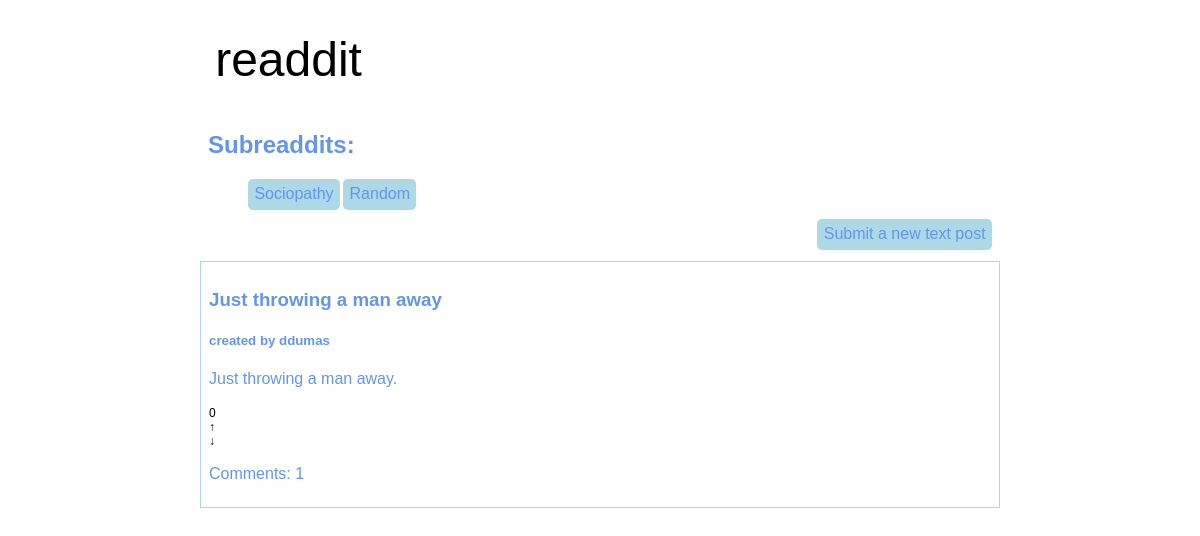
The page /r/Random/ on the database its author committed.
### tables this page shows
CREATE TABLE posts (
    poid INTEGER PRIMARY KEY,
    title TEXT NOT NULL,
    description TEXT NOT NULL,
    user TEXT NOT NULL,
    created_ts REAL NOT NULL,
    votes REAL,
    subreaddit TEXT NOT NULL
);

### old_readdit.py (the view)
@app.route("/r/<subreaddit>/")
def show_subreaddit(subreaddit):
    con = sqlite3.connect(DB_FILE) #connects to the databse
    res = con.execute( #gets data about all posts that are under specified subreaddit
        """
        SELECT poid, title, description, user, created_ts, votes, subreaddit
        FROM posts
        WHERE subreaddit = ?
        ORDER BY votes DESC;
        """,
        (subreaddit,),
    )
    res_subreaddit = con.execute( #gets data about all subreaddits by descreasing order by votes
        """
        SELECT subreaddit
        FROM posts
        ORDER BY votes DESC;
        """
    )
    posts_data = []
    subreaddit_data = []
    for row in res: # for each row in the result, takes information and assigns each column to a key in a dictionary
        res_COM = con.execute(
        '''
        SELECT COUNT(*) FROM comments where poid =?;
        ''',
        (row[0],),
    )
        d = {
            'poid': row[0],
            'title': row[1],
            'description': row[2],
            'user': row[3],
            'created_ts': row[4],
            'votes': int(row[5]),
            'comments': res_COM.fetchone()[0]
        }
        posts_data.append(d)
    for row in res_subreaddit:
        subreaddit_data.append(row[0]) #adds subreaddit data to the lsit subreaddit_data
    con.close()
    return flask.render_template(
        'old_readdit.html',
        posts_data = posts_data,
        subreaddit_data = set(subreaddit_data) #converts list to a set so that it doesn't relist any subreaddits
    )

### templates/old_readdit.html (shortened to what this page needs)
<!doctype html>
<html>
<head>
    <link rel="stylesheet" href = '/static/old_readdit.css'>
</head>
<body>
    <div class="logo-header">
        <h1><a href='/'>readdit</a></h1>
    </div>
    <div class = "subreaddit-bar">
        <h2>Subreaddits:</h2>
        <ul>
            {% for subreaddit in subreaddit_data %}
            <li class = 'subreaddit-btn'><a href="/r/{{ subreaddit }}/">{{ subreaddit }}</a></li>
            {% endfor %}
        </ul>
    </div>
    <div class="submit-post">
        <ul>
            <li class="btn submit"><a href="/newpost/">Submit a new text post</a></li>
        </ul>
    </div>
    <br>
    <div class="post-list">
        {% for post in posts_data %}
        <div class="post">
            <h3 class="post-title"><a href='/post/{{ post["poid"] }}/'>{{post['title']}}</a></h3>
            <h5 class="post-metadata">created by {{post['user']}}</h5>
            <p class="post-description">{{post['description']}}</p>
            <ul>
                <li class ="vote">{{post["votes"]}}</li>
                <li class="btn vote"><a href="/post/{{ post["poid"] }}/upvote/">↑</a></li>
                <li class="btn vote"><a href="/post/{{ post["poid"] }}/downvote/">↓</a></li>
            </ul>
            <p class="post-comments">Comments: {{post['comments']}}</p>
        </div>
        {% endfor %}
    </div>
</body>
</html>

### static/old_readdit.css (style rules this page uses)
body { font-family: "Helvetica", sans-serif; max-width: 50rem; padding: 1em; margin: auto; background: white; color: cornflowerblue; }
body>div { padding: 0.5em; margin-top: 0.5em; margin-bottom: 0.5em; }
div.logo-header { text-align: left; overflow: auto; background: none; color: black; }
div.logo-header a { text-decoration: none; color: inherit; }
.post-title a { text-decoration: none; color: inherit; }
.post-list { border: 1px solid lightblue; }
div.submit-post a { text-decoration: none; color: inherit; background-color: lightblue; border-radius: 5px; padding: 0.4em; float: right; }
div.submit-post li { list-style-type: none; }
div.logo-header h1 { font-family: 'Nunito', sans-serif; font-weight: normal; font-size: 36pt; display: inline-block; width: auto; margin: auto; padding-top: 0; padding-bottom: 0; padding-left: 0.15em; padding-right: 0.3em; }
.post ul { padding-top: 0.1em; padding: 0; margin: 0; margin-top: 0.2em; font-size: 80%; display: inline-block; text-transform: uppercase; font-variant: small-caps; font-size: 75%; }
.vote { color: black; }
.post li { list-style-type: none; }
.post li a { text-decoration: none; color: inherit; }
.subreaddit-btn { float: left; list-style: none; text-align: center; padding: 0.4em; margin-right: 0.2em; background-color: lightblue; color: cornflowerblue; border-radius: 5px; }
.subreaddit-btn a { text-decoration: none; color: inherit; }

### rows shown on the page
posts: subreaddit "Sociopathy"
posts: subreaddit "Random", title "Just throwing a man away", user "ddumas", description "Just throwing a man away.", votes "0", comments "1"
